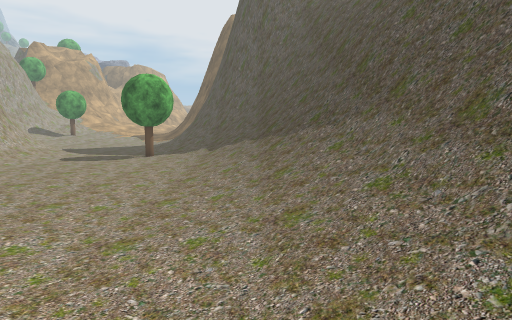
View 1 (above)

13 first-person views from a walk through a 3-D level made in the Unity game engine. The camera is 1.3 m above the floor, tilts 6° down and sees 75° across. The floor is counted in squares, 1 m on a side. Each view is taken from the middle of a square. On the plan, view 1 faces up. The plan holds only what a view shows up to about 14 squares ahead; the rest is blank. The place goes on beyond the plan. Some trees and plants on the terrain are drawn as simple stand-ins. The player is left out. Some animated figures are not drawn. Some surface patterns are stand-ins.

View 2
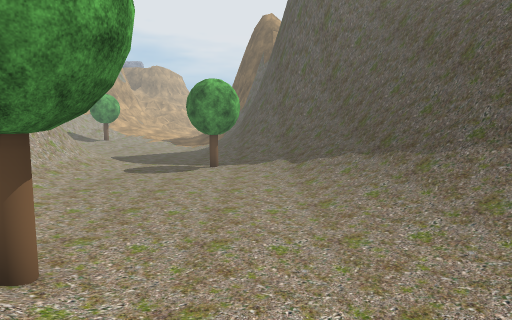

View 3
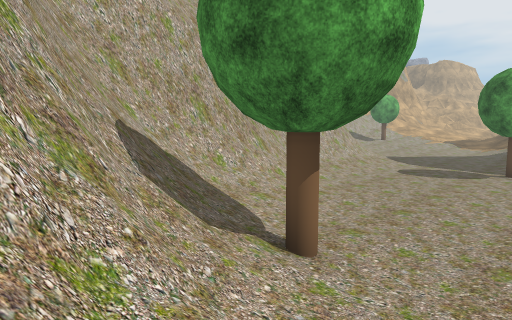

View 4
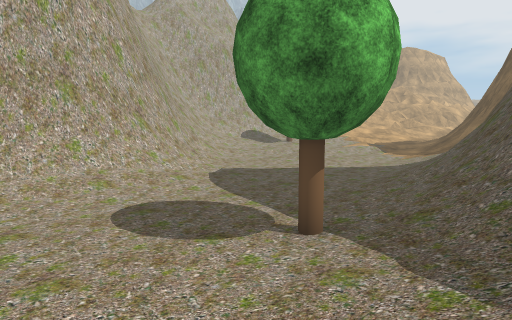

View 5
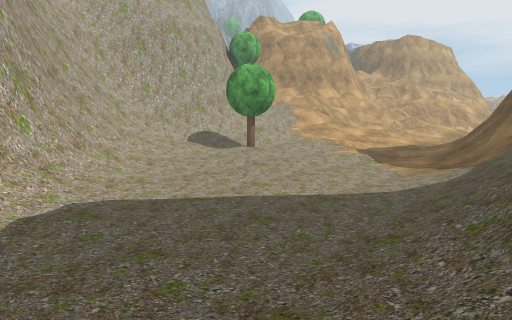

View 6
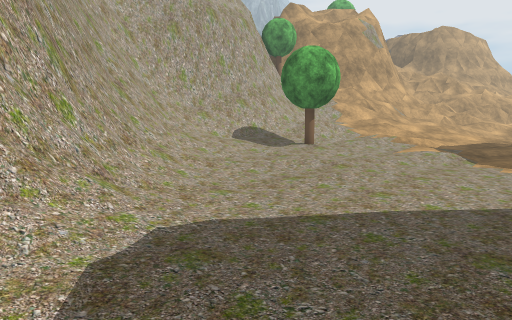

View 7
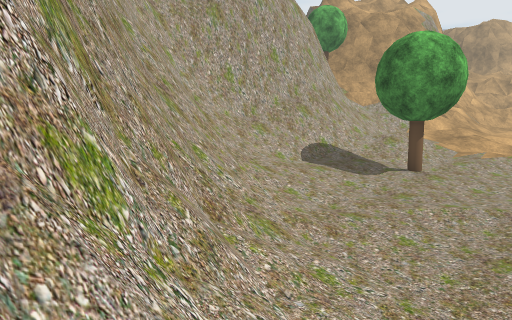

View 8
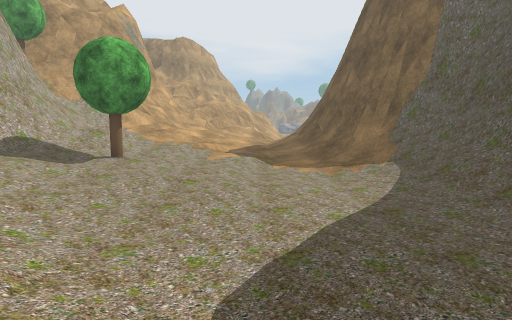

View 9
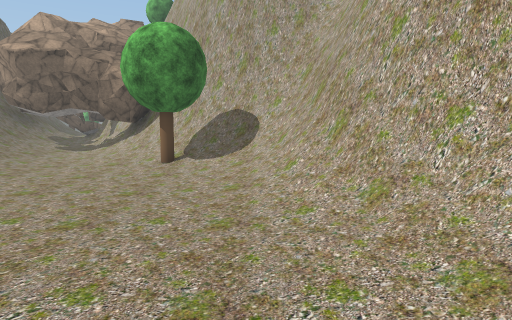

View 10
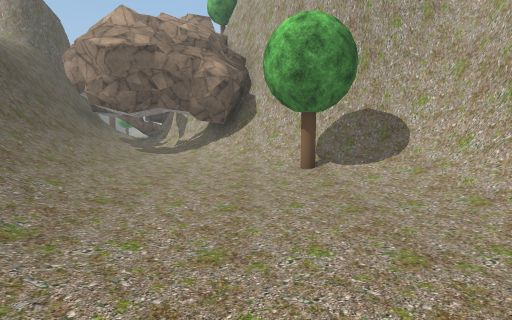

View 11
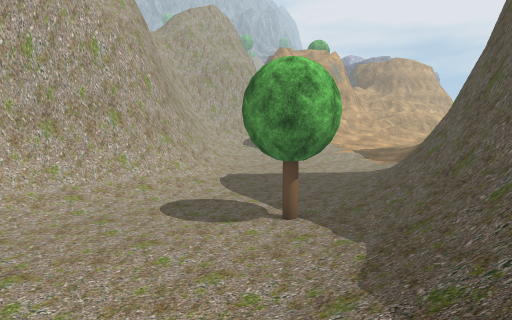

View 12
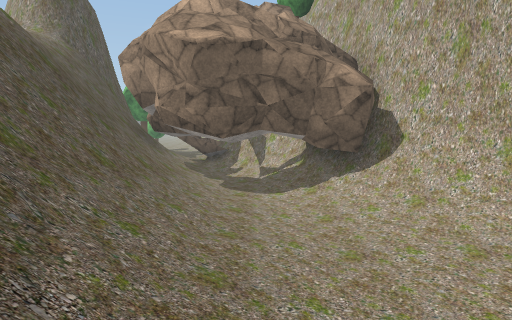

View 13
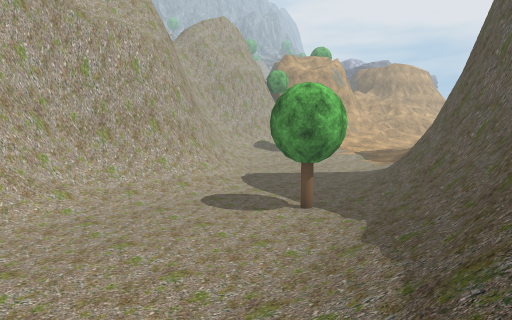

### Floor plan
Key: @ floor where view 1 was taken; # wall or solid block; . main floor; : floor 0.25 m higher than the main floor; + floor 0.5 m higher than the main floor; * floor 0.75 m higher than the main floor; % floor 1.25 m higher than the main floor; / step, stairs or slope; = window, fence, low wall or low ledge; T tree; O other object.
Columns run from 18 left of view 1 to 4 right of it. Each row starts with its distance up from view 1.
 30 =/ /*//::://##
 29 #=%/**/::.:/=##
 28 #=%/+/::/..//##
 27 #=///:::...//=#
 26 ##/+T:::..../=#
 25 #/*++::...../=#
 24 #/*+:::...../=#
 23 =///::....../=#
 22 #=//::....../=#
 21 ##=//:....../==#
 20 ###=//......./=#
 19   ###=/....../=##
 18    ###=/.....//=##
 17      #=/....../=##
 16      ##=/.....//=##
 15       ##/....T.//=#
 14       ##=......//=##
 13       ##=.......//=##
 12       ##O.......//=##
 11       #=O.......///=#
 10       ##=/.......//=#
  9        #=/.......//=##
  8        ##//......///##
  7         #//.......//=#
  6         ##/.......//=##
  5          #//......//###
  4          #=/TT....:/#=#
  3          ##=T//....//=#
  2          ###=///...//=#
  1            ###=/...//=#
  0             ######@####
 -1                 #####

Positions as (right, up) in squares from view 1, and headings:
1: (0, 0), facing up
2: (-3, 1), facing up
3: (-3, 1), facing up-left
4: (-2, 11), facing up-left
5: (-4, 16), facing up-left
6: (-7, 16), facing up-left
7: (-11, 17), facing up-left
8: (-10, 16), facing up
9: (-8, 14), facing down
10: (-4, 13), facing down
11: (0, 9), facing up-left
12: (0, 9), facing down
13: (1, 7), facing up-left
